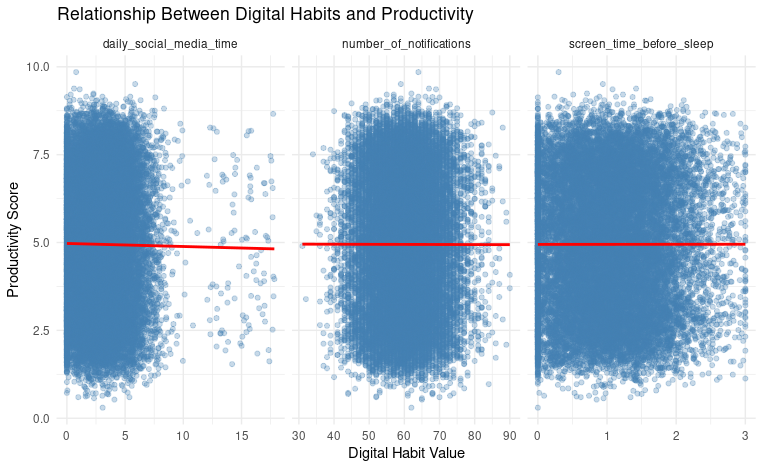

Recreate this plot in R.
library(tidyverse)

# Reshape data to long format
long_data <- Social_Media_Vs_Productivity %>%
  select(actual_productivity_score, daily_social_media_time, number_of_notifications, screen_time_before_sleep) %>%
  pivot_longer(
    cols = -actual_productivity_score,
    names_to = "digital_habit",
    values_to = "habit_value"
  )

# Plot
ggplot(long_data, aes(x = habit_value, y = actual_productivity_score)) +
  geom_point(alpha = 0.3, color = "steelblue") +
  geom_smooth(method = "lm", se = FALSE, color = "red") +
  facet_wrap(~ digital_habit, scales = "free_x") +
  labs(
    title = "Relationship Between Digital Habits and Productivity",
    x = "Digital Habit Value",
    y = "Productivity Score"
  ) +
  theme_minimal()
